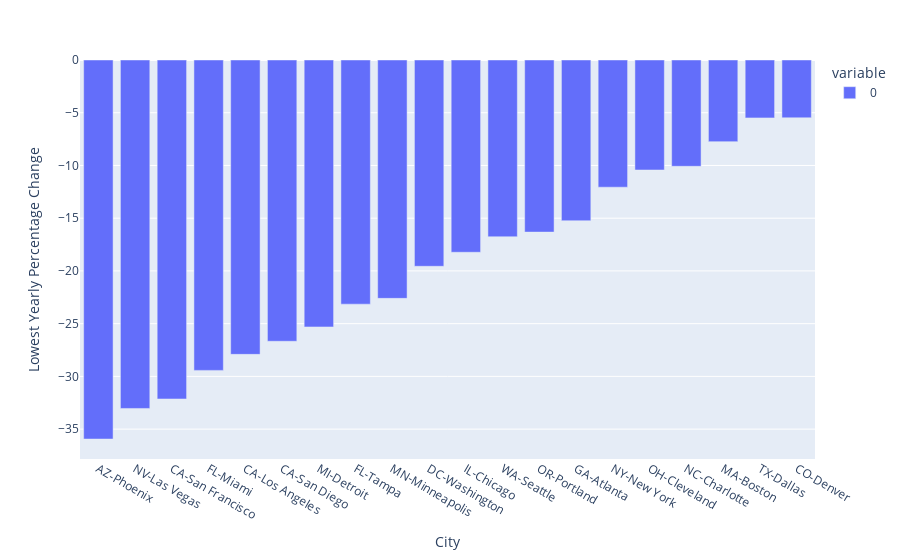

Notebook cell for this chart:
### Code cell
# Subsetting Case_Shiller_by_state_yearly into a new dataframe related to the great financial crisis and sorting it
# from the lowest to the highest percentage change
Case_Shiller_by_state_great_financial_crisis = Case_Shiller_by_state_yearly.loc['2007-12-01':'2009-07-01'].min()\
                                               .sort_values(ascending=True)
# Modifying the new dataframe index
Case_Shiller_by_state_great_financial_crisis.index = Case_Shiller_by_state_great_financial_crisis.index.str.replace\
                                                   ('_yearly_change','')
Case_Shiller_by_state_great_financial_crisis
# Plotting a bar graph with Plotly
fig = px.bar(Case_Shiller_by_state_great_financial_crisis).update_layout(xaxis_title='City', \
                                                                   yaxis_title='Lowest Yearly Percentage Change')  
fig.show()
#https://peerdoor89.github.io/DataAnalysisPortfolio/bar_yearly_financial_crisis.html

### Figure 1 — Plotly figure (JSON) as saved in the notebook; plotly's stock layout.template omitted (floating-point values rounded to 4 significant figures)
{"data": [{"alignmentgroup": "True", "hovertemplate": "variable=0<br>index=%{x}<br>value=%{y}<extra></extra>", "legendgroup": "0", "marker": {"color": "#636efa", "pattern": {"shape": ""}}, "name": "0", "offsetgroup": "0", "orientation": "v", "showlegend": true, "textposition": "auto", "type": "bar", "x": ["AZ-Phoenix", "NV-Las Vegas", "CA-San Francisco", "FL-Miami", "CA-Los Angeles", "CA-San Diego", "MI-Detroit", "FL-Tampa", "MN-Minneapolis", "DC-Washington", "IL-Chicago", "WA-Seattle", "OR-Portland", "GA-Atlanta", "NY-New York", "OH-Cleveland", "NC-Charlotte", "MA-Boston", "TX-Dallas", "CO-Denver"], "xaxis": "x", "y": [-35.94, -33.04, -32.14, -29.43, -27.91, -26.67, -25.31, -23.15, -22.6, -19.56, -18.23, -16.76, -16.32, -15.24, -12.06, -10.43, -10.08, -7.74, -5.49, -5.48], "yaxis": "y"}], "layout": {"barmode": "relative", "legend": {"title": {"text": "variable"}, "tracegroupgap": 0}, "margin": {"t": 60}, "xaxis": {"anchor": "y", "domain": [0, 1], "title": {"text": "City"}}, "yaxis": {"anchor": "x", "domain": [0, 1], "title": {"text": "Lowest Yearly Percentage Change"}}}}
